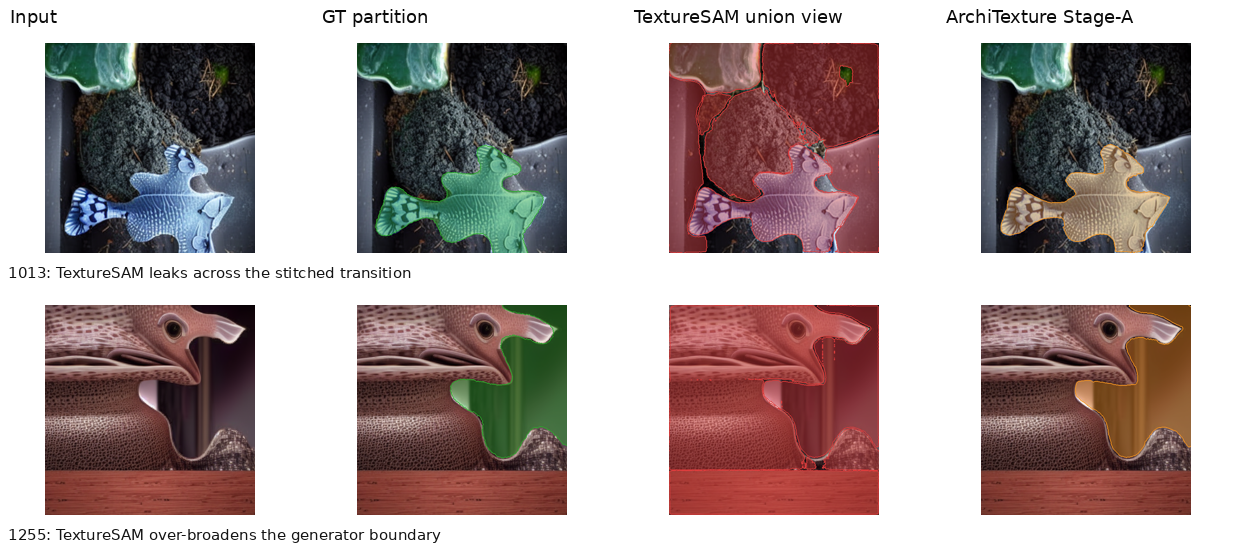
#> input picture appendix_assets/fig_controlnet_bridge_examples.png, 1236 x 548 px
$ python -i merge.py   (imports and definitions only)   (older library calls are emulated)
#> lines starting #> are read from the running program, lines starting #| are printed output that depends on the picture
from __future__ import annotations

from dataclasses import dataclass

import cv2
import numpy as np

from .features import cosine_similarity, region_variance

EPS = 1e-8


class UnionFind:
    def __init__(self, n: int):
        self.parent = list(range(n))
        self.rank = [0] * n

    # [18 lines left out: functions find, union, not called in this run]


@dataclass(frozen=True)
class MergeConfig:
    adjacency_dilation: int = 3
    merge_threshold: float = 0.50
    w_texture: float = 0.65
    w_boundary: float = 0.30
    w_hetero: float = 0.20


@dataclass(frozen=True)
class EdgeDecision:
    i: int
    j: int
    score: float
    texture_sim: float
    boundary_weakness: float
    hetero_penalty: float
    merged: bool


# [5 lines left out: function _boundary_map, not called in this run]


def _normalized_grad(image_rgb: np.ndarray) -> np.ndarray:
    gray = cv2.cvtColor(image_rgb.astype(np.uint8), cv2.COLOR_RGB2GRAY)
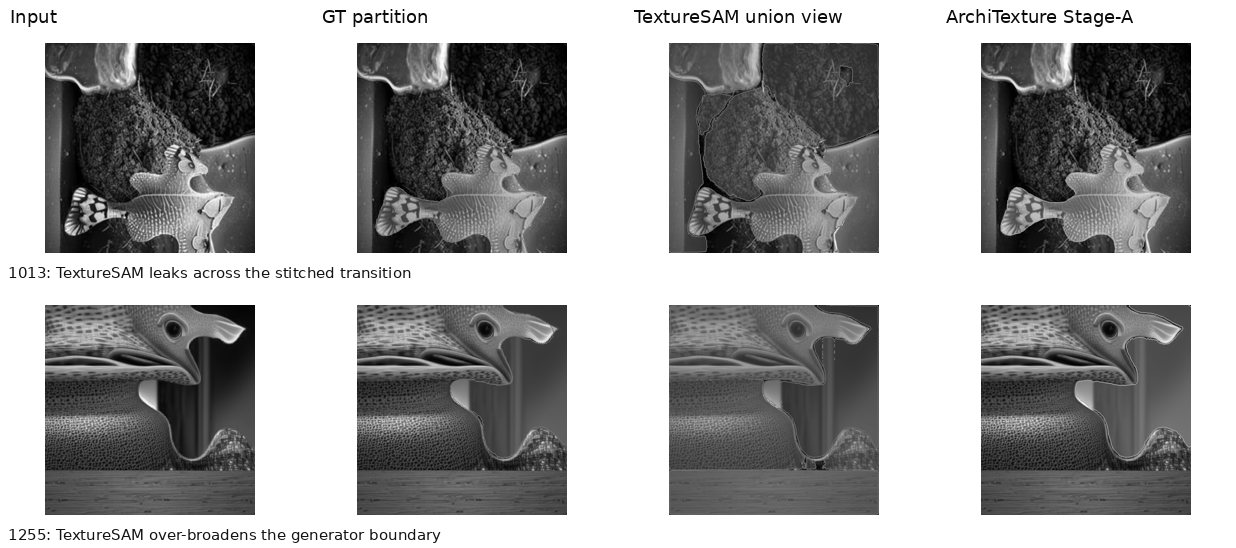
#> gray: shape (548, 1236); min 0, max 255, mean 162.5
    gx = cv2.Sobel(gray, cv2.CV_32F, 1, 0, ksize=3)
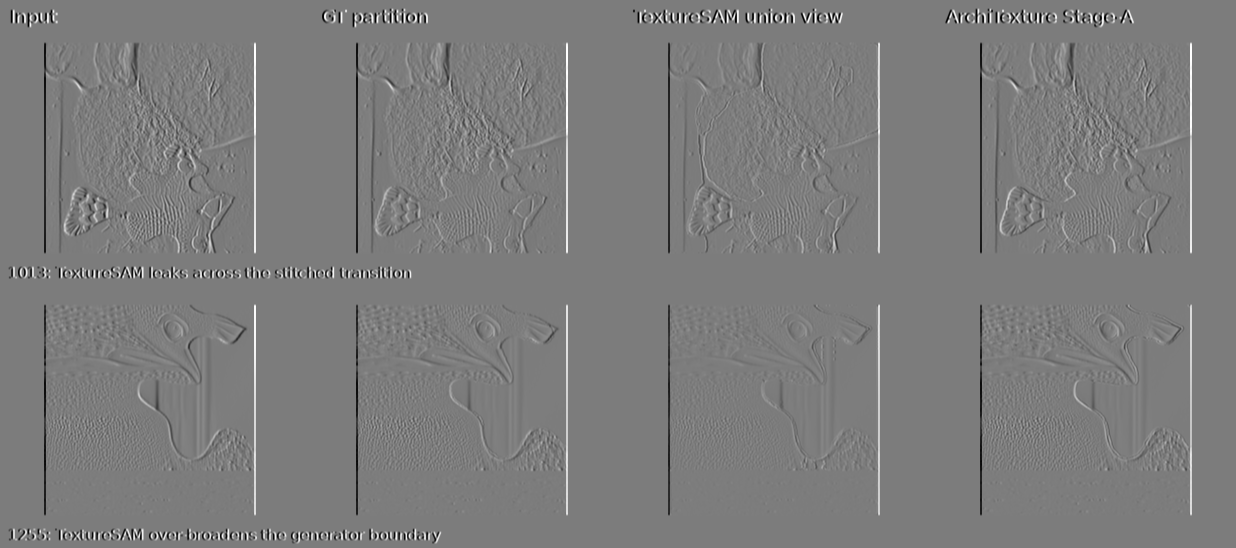
#> gx: shape (548, 1236) float32; min -980, max 1020, mean 0; drawn with min black and max white
    gy = cv2.Sobel(gray, cv2.CV_32F, 0, 1, ksize=3)
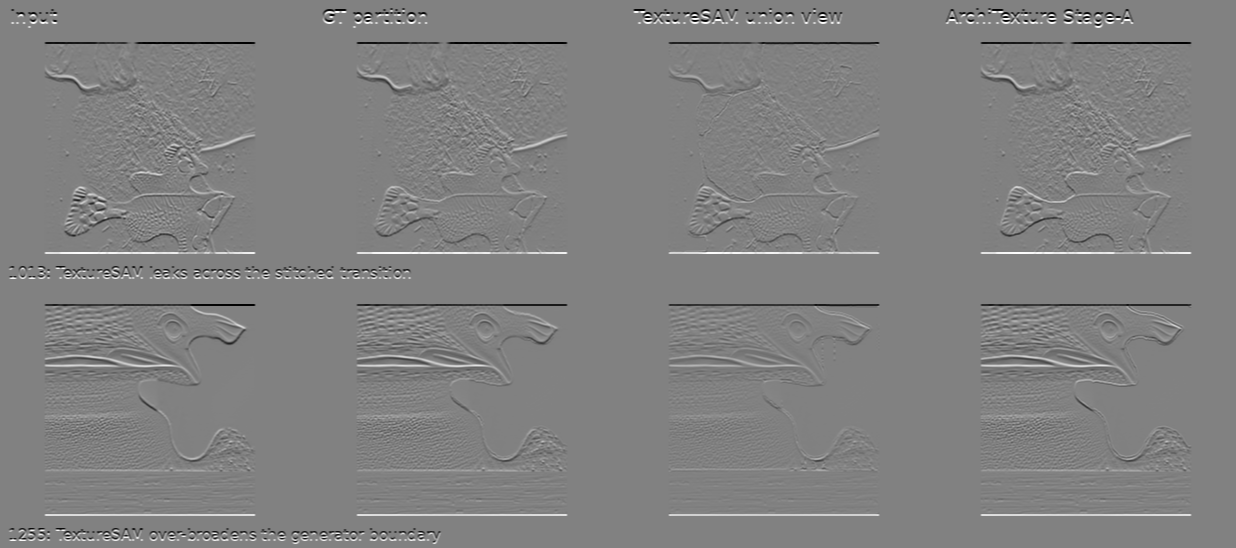
#> gy: shape (548, 1236) float32; min -1020, max 996, mean 0; drawn with min black and max white
    gm = np.sqrt(gx * gx + gy * gy)
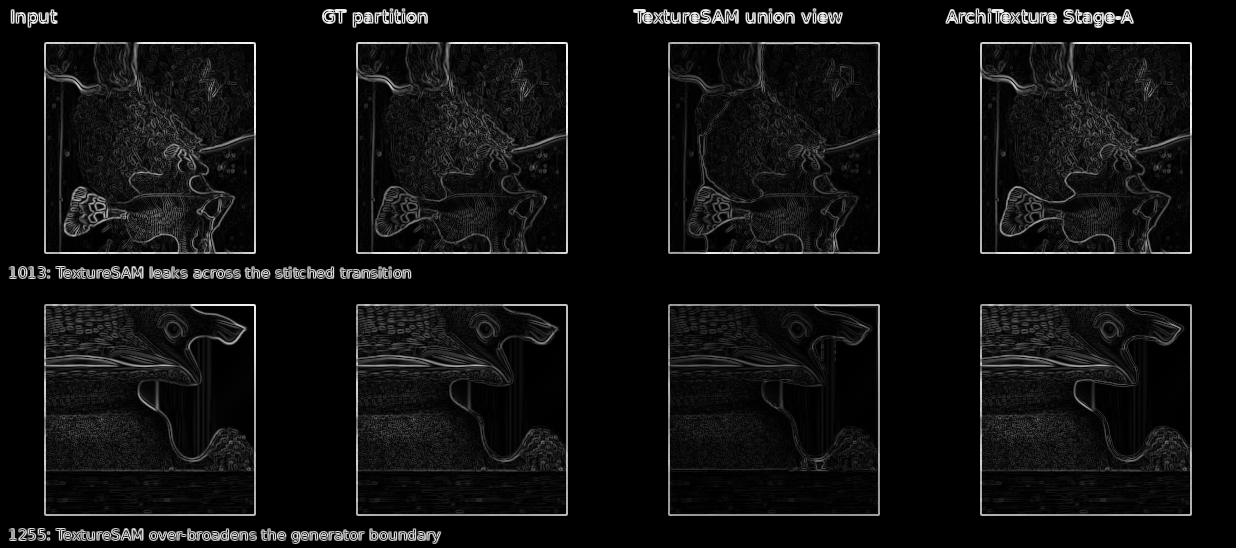
#> gm: shape (548, 1236) float32; min 0, max 1066.3, mean 66.4; drawn with min black and max white
    gm = gm / (float(gm.max()) + EPS)
    return gm


# [88 lines left out: functions _interface_region, _components_from_uf, merge_masks, not called in this run]

>>> import cv2
>>> picture = cv2.cvtColor(cv2.imread('../appendix_assets/fig_controlnet_bridge_examples.png'), cv2.COLOR_BGR2RGB)
>>> result = _normalized_grad(picture)

$ run again, on appendix_assets/fig_feature_gallery.png
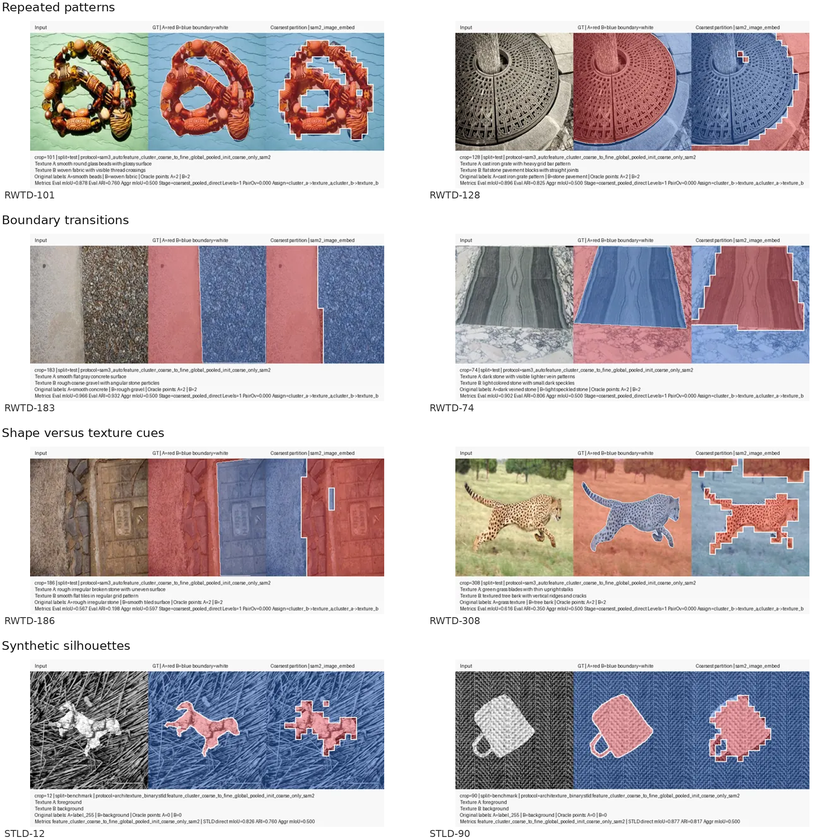
#> input picture appendix_assets/fig_feature_gallery.png, 840 x 840 px, shrunk from 1924 x 1926 before the run
#> in _normalized_grad, `gy = cv2.Sobel(gray, cv2.CV_32F, 0, 1, ksize=3)`:
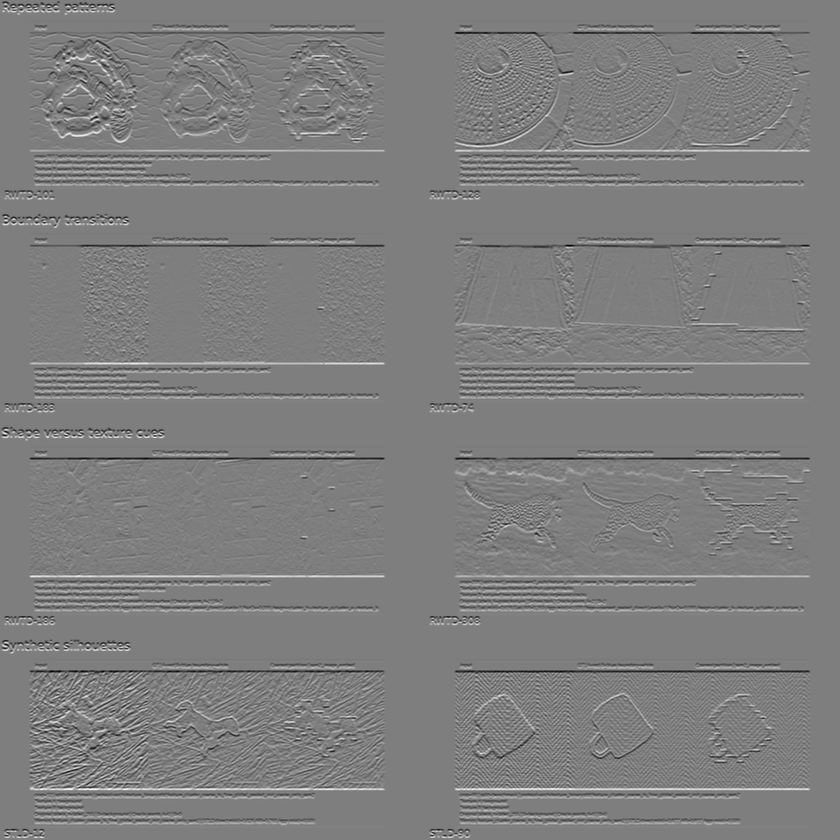
#> gy: shape (840, 840) float32; min -966, max 978, mean 0; drawn with min black and max white
#> in _normalized_grad, `gm = np.sqrt(gx * gx + gy * gy)`:
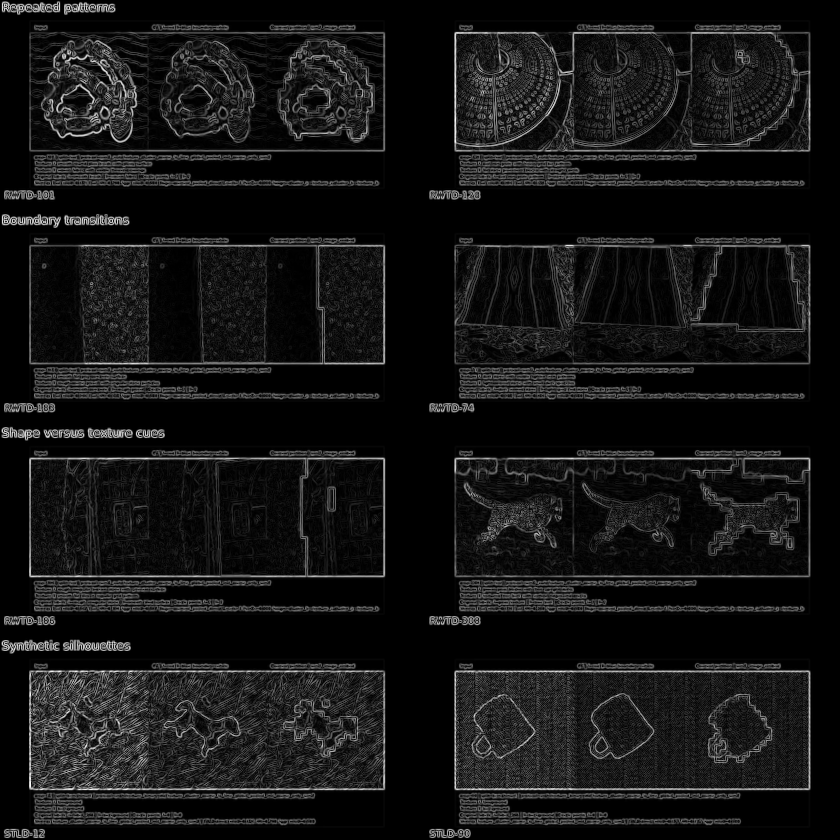
#> gm: shape (840, 840) float32; min 0, max 1020.8, mean 84.8; drawn with min black and max white
